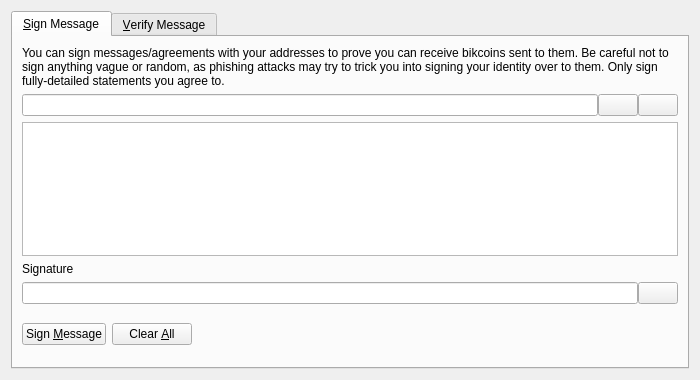
<?xml version="1.0" encoding="UTF-8"?>
<ui version="4.0">
 <class>SignVerifyMessageDialog</class>
 <widget class="QDialog" name="SignVerifyMessageDialog">
  <property name="geometry">
   <rect>
    <x>0</x>
    <y>0</y>
    <width>700</width>
    <height>380</height>
   </rect>
  </property>
  <property name="windowTitle">
   <string>Signatures - Sign / Verify a Message</string>
  </property>
  <property name="modal">
   <bool>true</bool>
  </property>
  <layout class="QVBoxLayout" name="verticalLayout">
   <item>
    <widget class="QTabWidget" name="tabWidget">
     <property name="currentIndex">
      <number>0</number>
     </property>
     <widget class="QWidget" name="tabSignMessage">
      <attribute name="title">
       <string>&amp;Sign Message</string>
      </attribute>
      <layout class="QVBoxLayout" name="verticalLayout_SM">
       <item>
        <widget class="QLabel" name="infoLabel_SM">
         <property name="text">
          <string>You can sign messages/agreements with your addresses to prove you can receive bikcoins sent to them. Be careful not to sign anything vague or random, as phishing attacks may try to trick you into signing your identity over to them. Only sign fully-detailed statements you agree to.</string>
         </property>
         <property name="textFormat">
          <enum>Qt::PlainText</enum>
         </property>
         <property name="wordWrap">
          <bool>true</bool>
         </property>
        </widget>
       </item>
       <item>
        <layout class="QHBoxLayout" name="horizontalLayout_1_SM">
         <property name="spacing">
          <number>0</number>
         </property>
         <item>
          <widget class="QValidatedLineEdit" name="addressIn_SM">
           <property name="toolTip">
            <string>The Bikcoin address to sign the message with</string>
           </property>
          </widget>
         </item>
         <item>
          <widget class="QPushButton" name="addressBookButton_SM">
           <property name="toolTip">
            <string>Choose previously used address</string>
           </property>
           <property name="text">
            <string/>
           </property>
           <property name="icon">
            <iconset resource="../bikcoin.qrc">
             <normaloff>:/icons/address-book</normaloff>:/icons/address-book</iconset>
           </property>
           <property name="shortcut">
            <string>Alt+A</string>
           </property>
           <property name="autoDefault">
            <bool>false</bool>
           </property>
          </widget>
         </item>
         <item>
          <widget class="QPushButton" name="pasteButton_SM">
           <property name="toolTip">
            <string>Paste address from clipboard</string>
           </property>
           <property name="text">
            <string/>
           </property>
           <property name="icon">
            <iconset resource="../bikcoin.qrc">
             <normaloff>:/icons/editpaste</normaloff>:/icons/editpaste</iconset>
           </property>
           <property name="shortcut">
            <string>Alt+P</string>
           </property>
           <property name="autoDefault">
            <bool>false</bool>
           </property>
          </widget>
         </item>
        </layout>
       </item>
       <item>
        <widget class="QPlainTextEdit" name="messageIn_SM">
         <property name="toolTip">
          <string>Enter the message you want to sign here</string>
         </property>
        </widget>
       </item>
       <item>
        <widget class="QLabel" name="signatureLabel_SM">
         <property name="text">
          <string>Signature</string>
         </property>
         <property name="textFormat">
          <enum>Qt::PlainText</enum>
         </property>
        </widget>
       </item>
       <item>
        <layout class="QHBoxLayout" name="horizontalLayout_2_SM">
         <property name="spacing">
          <number>0</number>
         </property>
         <item>
          <widget class="QLineEdit" name="signatureOut_SM">
           <property name="font">
            <font>
             <italic>true</italic>
            </font>
           </property>
           <property name="readOnly">
            <bool>true</bool>
           </property>
          </widget>
         </item>
         <item>
          <widget class="QPushButton" name="copySignatureButton_SM">
           <property name="toolTip">
            <string>Copy the current signature to the system clipboard</string>
           </property>
           <property name="text">
            <string/>
           </property>
           <property name="icon">
            <iconset resource="../bikcoin.qrc">
             <normaloff>:/icons/editcopy</normaloff>:/icons/editcopy</iconset>
           </property>
           <property name="autoDefault">
            <bool>false</bool>
           </property>
          </widget>
         </item>
        </layout>
       </item>
       <item>
        <layout class="QHBoxLayout" name="horizontalLayout_3_SM">
         <item>
          <widget class="QPushButton" name="signMessageButton_SM">
           <property name="toolTip">
            <string>Sign the message to prove you own this Bikcoin address</string>
           </property>
           <property name="text">
            <string>Sign &amp;Message</string>
           </property>
           <property name="icon">
            <iconset resource="../bikcoin.qrc">
             <normaloff>:/icons/edit</normaloff>:/icons/edit</iconset>
           </property>
           <property name="autoDefault">
            <bool>false</bool>
           </property>
          </widget>
         </item>
         <item>
          <widget class="QPushButton" name="clearButton_SM">
           <property name="toolTip">
            <string>Reset all sign message fields</string>
           </property>
           <property name="text">
            <string>Clear &amp;All</string>
           </property>
           <property name="icon">
            <iconset resource="../bikcoin.qrc">
             <normaloff>:/icons/remove</normaloff>:/icons/remove</iconset>
           </property>
           <property name="autoDefault">
            <bool>false</bool>
           </property>
          </widget>
         </item>
         <item>
          <spacer name="horizontalSpacer_1_SM">
           <property name="orientation">
            <enum>Qt::Horizontal</enum>
           </property>
           <property name="sizeHint" stdset="0">
            <size>
             <width>40</width>
             <height>48</height>
            </size>
           </property>
          </spacer>
         </item>
         <item>
          <widget class="QLabel" name="statusLabel_SM">
           <property name="font">
            <font>
             <weight>75</weight>
             <bold>true</bold>
            </font>
           </property>
           <property name="text">
            <string/>
           </property>
           <property name="wordWrap">
            <bool>true</bool>
           </property>
          </widget>
         </item>
         <item>
          <spacer name="horizontalSpacer_2_SM">
           <property name="orientation">
            <enum>Qt::Horizontal</enum>
           </property>
           <property name="sizeHint" stdset="0">
            <size>
             <width>40</width>
             <height>48</height>
            </size>
           </property>
          </spacer>
         </item>
        </layout>
       </item>
      </layout>
     </widget>
     <widget class="QWidget" name="tabVerifyMessage">
      <attribute name="title">
       <string>&amp;Verify Message</string>
      </attribute>
      <layout class="QVBoxLayout" name="verticalLayout_VM">
       <item>
        <widget class="QLabel" name="infoLabel_VM">
         <property name="text">
          <string>Enter the receiver's address, message (ensure you copy line breaks, spaces, tabs, etc. exactly) and signature below to verify the message. Be careful not to read more into the signature than what is in the signed message itself, to avoid being tricked by a man-in-the-middle attack. Note that this only proves the signing party receives with the address, it cannot prove sendership of any transaction!</string>
         </property>
         <property name="textFormat">
          <enum>Qt::PlainText</enum>
         </property>
         <property name="alignment">
          <set>Qt::AlignLeading|Qt::AlignLeft|Qt::AlignTop</set>
         </property>
         <property name="wordWrap">
          <bool>true</bool>
         </property>
        </widget>
       </item>
       <item>
        <layout class="QHBoxLayout" name="horizontalLayout_1_VM">
         <property name="spacing">
          <number>0</number>
         </property>
         <item>
          <widget class="QValidatedLineEdit" name="addressIn_VM">
           <property name="toolTip">
            <string>The Bikcoin address the message was signed with</string>
           </property>
          </widget>
         </item>
         <item>
          <widget class="QPushButton" name="addressBookButton_VM">
           <property name="toolTip">
            <string>Choose previously used address</string>
           </property>
           <property name="text">
            <string/>
           </property>
           <property name="icon">
            <iconset resource="../bikcoin.qrc">
             <normaloff>:/icons/address-book</normaloff>:/icons/address-book</iconset>
           </property>
           <property name="shortcut">
            <string>Alt+A</string>
           </property>
           <property name="autoDefault">
            <bool>false</bool>
           </property>
          </widget>
         </item>
        </layout>
       </item>
       <item>
        <widget class="QPlainTextEdit" name="messageIn_VM"/>
       </item>
       <item>
        <widget class="QValidatedLineEdit" name="signatureIn_VM"/>
       </item>
       <item>
        <layout class="QHBoxLayout" name="horizontalLayout_2_VM">
         <item>
          <widget class="QPushButton" name="verifyMessageButton_VM">
           <property name="toolTip">
            <string>Verify the message to ensure it was signed with the specified Bikcoin address</string>
           </property>
           <property name="text">
            <string>Verify &amp;Message</string>
           </property>
           <property name="icon">
            <iconset resource="../bikcoin.qrc">
             <normaloff>:/icons/transaction_0</normaloff>:/icons/transaction_0</iconset>
           </property>
           <property name="autoDefault">
            <bool>false</bool>
           </property>
          </widget>
         </item>
         <item>
          <widget class="QPushButton" name="clearButton_VM">
           <property name="toolTip">
            <string>Reset all verify message fields</string>
           </property>
           <property name="text">
            <string>Clear &amp;All</string>
           </property>
           <property name="icon">
            <iconset resource="../bikcoin.qrc">
             <normaloff>:/icons/remove</normaloff>:/icons/remove</iconset>
           </property>
           <property name="autoDefault">
            <bool>false</bool>
           </property>
          </widget>
         </item>
         <item>
          <spacer name="horizontalSpacer_1_VM">
           <property name="orientation">
            <enum>Qt::Horizontal</enum>
           </property>
           <property name="sizeHint" stdset="0">
            <size>
             <width>40</width>
             <height>48</height>
            </size>
           </property>
          </spacer>
         </item>
         <item>
          <widget class="QLabel" name="statusLabel_VM">
           <property name="font">
            <font>
             <weight>75</weight>
             <bold>true</bold>
            </font>
           </property>
           <property name="text">
            <string/>
           </property>
           <property name="wordWrap">
            <bool>true</bool>
           </property>
          </widget>
         </item>
         <item>
          <spacer name="horizontalSpacer_2_VM">
           <property name="orientation">
            <enum>Qt::Horizontal</enum>
           </property>
           <property name="sizeHint" stdset="0">
            <size>
             <width>40</width>
             <height>48</height>
            </size>
           </property>
          </spacer>
         </item>
        </layout>
       </item>
      </layout>
     </widget>
    </widget>
   </item>
  </layout>
 </widget>
 <customwidgets>
  <customwidget>
   <class>QValidatedLineEdit</class>
   <extends>QLineEdit</extends>
   <header>qt/qvalidatedlineedit.h</header>
  </customwidget>
 </customwidgets>
 <resources>
  <include location="../bikcoin.qrc"/>
 </resources>
 <connections/>
</ui>
